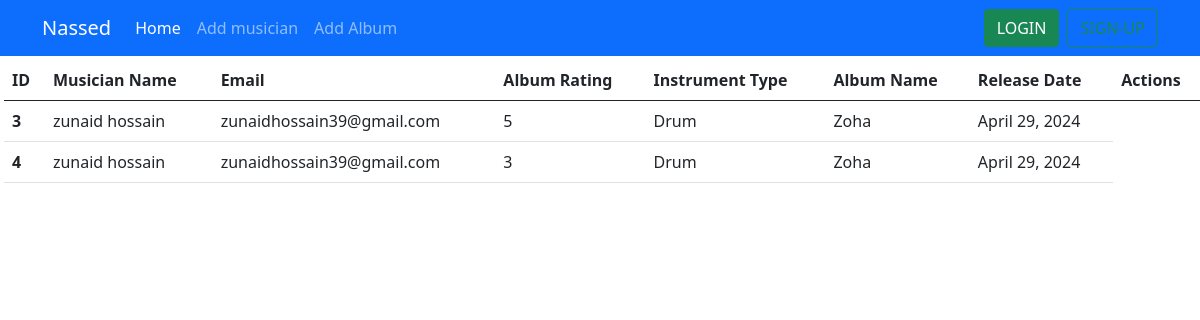
The page / on the database its author committed.
### Album/models.py (models this page shows, shortened)
class Album(models.Model):
    Album_Name=models.CharField(max_length=50)
    Album_release_date=models.DateField()
    Rating = models.IntegerField(choices=((1, '1'), (2, '2'), (3, '3'), (4, '4'), (5, '5')))
    musician=models.ForeignKey(musician,on_delete=models.CASCADE )

### musician/models.py (models this page shows)
class musician(models.Model):
    First_Name=models.CharField(max_length=50)
    Last_Name =models.CharField(max_length=50)
    Email=models.EmailField()
    Phone_number=models.IntegerField()
    Instrument_Type=models.CharField(max_length=50)
    def __str__(self):
        return self.First_Name+" "+self.Last_Name

### Musicians_Directory/views.py (the view)
# urls.py: path('',views.HomeListView.as_view(),name='home'),
class HomeListView(ListView):
    model = Album
    template_name = 'home.html'
    context_object_name = 'data'

### templates/home.html (shortened to what this page needs)
<!DOCTYPE html>
<html lang="en">
<head>
    <link href="https://cdn.jsdelivr.net/npm/bootstrap@5.0.2/dist/css/bootstrap.min.css" rel="stylesheet">
</head>
<body>
    <nav class="navbar navbar-expand-lg navbar-dark bg-primary p-2">
        <div class="container">
          <a class="navbar-brand" href="#">Nassed</a>
          <div class="collapse navbar-collapse" id="navbarNav">
            <ul class="navbar-nav">
              <li class="nav-item">
                <a class="nav-link active" aria-current="page" href="{% url 'home' %}">Home</a>
              </li>
              <li class="nav-item">
                <a class="nav-link" href="{% url 'musician' %}">Add musician</a>
              </li>
              <li class="nav-item">
                <a class="nav-link" href="{% url 'album' %}">Add Album</a>
              </li>
            </ul>
          </div>
          <form class="d-flex" role="search">
            {% if user.is_authenticated %}
            {% comment %} <a href="{% url 'Update' %}" class="btn btn-outline-success mx-2" type="submit">Profile</a> {% endcomment %}
            <a href="{% url 'logout' %}" class="btn btn-success" type="submit">Logout</a>
            {% else %}
            <a href="{% url 'login' %}" class="btn btn-success mx-2" type="submit">LOGIN</a>
            <a href="{% url 'Register' %}" class="btn btn-outline-success" type="submit">SIGN-UP</a>
            {% endif %}
          </form>
        </div>
      </nav>
    {% block container %}
    <table class="table m-1">
        <thead>
          <tr>
            <th scope="col">ID</th>
            <th scope="col">Musician Name</th>
            <th scope="col">Email</th>
            <th scope="col">Album Rating</th>
            <th scope="col">Instrument Type</th>
            <th scope="col">Album Name</th>
            <th scope="col">Release Date</th>
            <th scope="col">Actions</th>
          </tr>
        </thead>
        <tbody>
          {% for i in data %}
          <tr>
            <th scope="row">
              {{i.id}}
            </th>
            {% if user.is_authenticated %}
            <td><a class="nav-link" href="{% url 'edit_musician' i.musician.id %}">{{i.musician}}</a></td>
            {%else%}
            <td>{{i.musician}}</td>
            {%endif%}
            <td>{{i.musician.Email}}</td>
            <td>{{i.Rating}}</td>
            <td>
              {{i.musician.Instrument_Type}}
            </td>
            <td>{{i.Album_Name}}</td>
            <td>{{i.Album_release_date}}</td>
          </tr>
          {% endfor %}
        </tbody>
      </table>
    {% endblock container %}
</body>
</html>

### rows shown on the page
Album: id "3", musician "zunaid hossain", musician.Email "zunaidhossain39@gmail.com", Rating "5", musician.Instrument_Type "Drum", Album_Name "Zoha", Album_release_date "April 29, 2024"
Album: id "4", musician "zunaid hossain", musician.Email "zunaidhossain39@gmail.com", Rating "3", musician.Instrument_Type "Drum", Album_Name "Zoha", Album_release_date "April 29, 2024"
